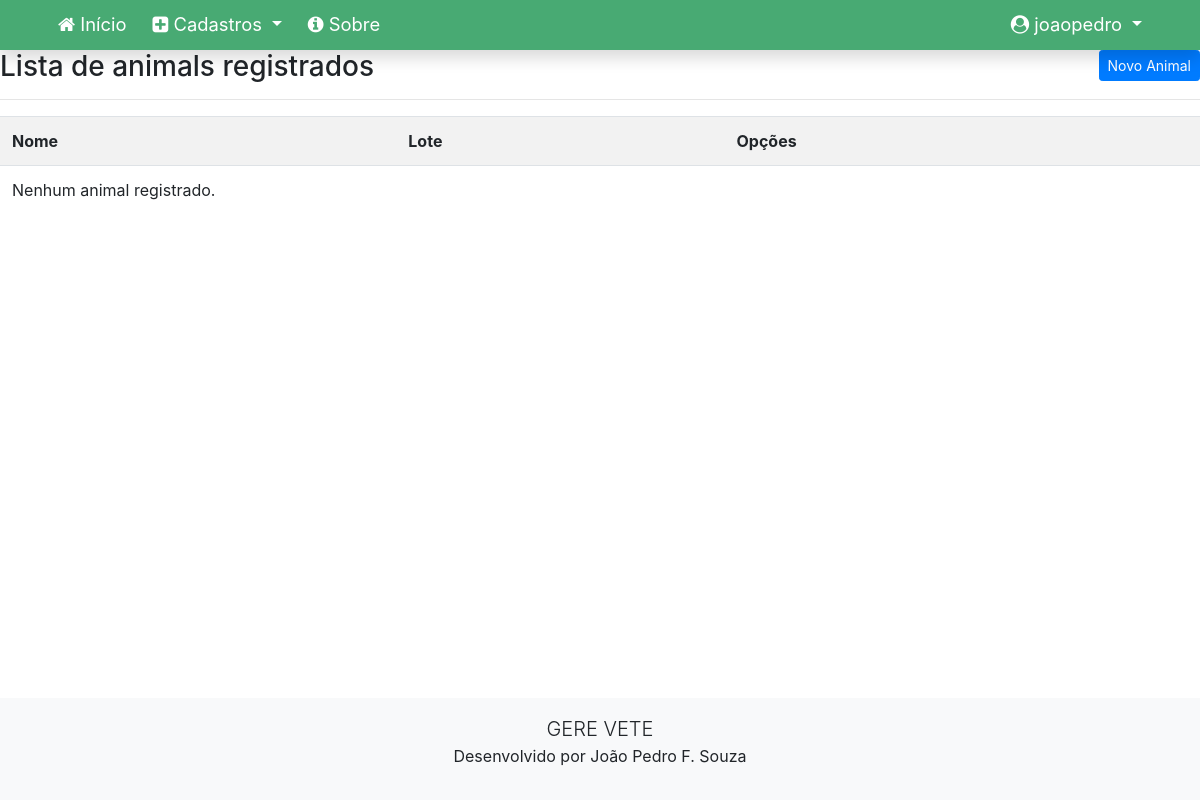
The page /listar/animais/ (signed in) on the database as committed earlier.
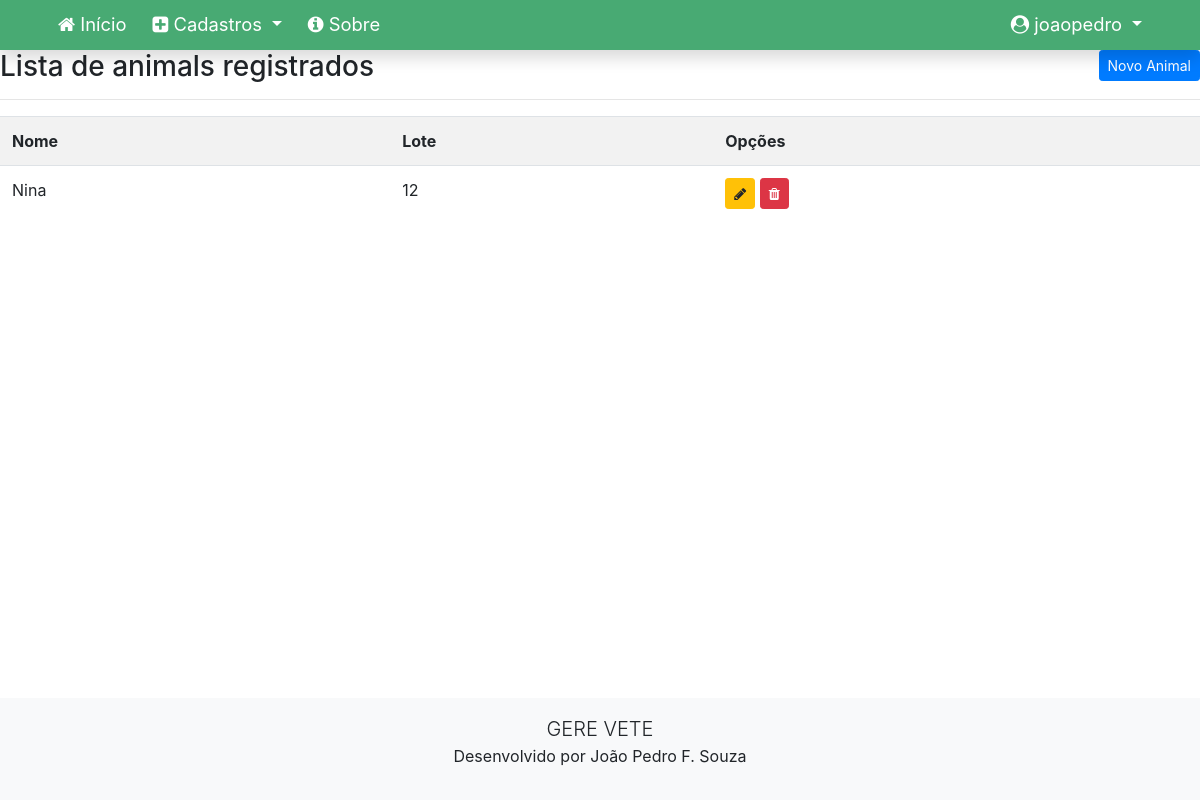
The same page on the database as committed later.
### cadastros/models.py (models this page shows, shortened)
class Animal(models.Model):
    nome = models.CharField(max_length=100)
    lote = models.CharField(max_length=100)
    nomePai = models.CharField(max_length=100)
    numeroPai = models.CharField(max_length=100)
    nomeMae = models.CharField(max_length=100)
    numeroMae = models.CharField(max_length=100)
    motivoBaixa = models.CharField(max_length=100)
    partosNaoLancados = models.IntegerField()
    dataNascimento = models.DateField()
    dataBaixa = models.DateField()
    fazenda = models.ForeignKey(Fazenda, on_delete=models.CASCADE)
    usuario = models.ForeignKey(User, on_delete=models.PROTECT)

### cadastros/views.py (the view)
# urls.py: path('listar/animais/', AnimalList.as_view(), name='animal-list'),
class AnimalList(LoginRequiredMixin, ListView):
    login_url = reverse_lazy('login')
    model = Animal
    template_name = 'cadastros/listas/animal.html'
    def get_queryset(self):
        self.object_list = Animal.objects.filter(usuario=self.request.user)
        return self.object_list

### cadastros/templates/cadastros/listas/animal.html (shortened to what this page needs)
{% extends 'paginas/modelo-blue-deep.html' %}
{% load static %}
{% block conteudo %}
<h3>
    Lista de animals registrados
    <a href="{% url 'animal-create' %}" class="btn btn-primary btn-sm float-right">Novo Animal</a>
</h3>
<hr>
<div class="table-responsive">
    <table class="table table-striped">
        <tr>
            <th>Nome</th>
            <th>Lote</th>
            <th>Opções</th>
        </tr>
        {% for animal in object_list %}
        <tr>
            <td>{{ animal.nome }}</td>
            <td>{{ animal.lote }}</td>
            <td>
                <a href="{% url 'animal-update' animal.pk %}" class="btn btn-warning btn-sm" title="Editar">
                    <i class="fa fa-pencil" aria-hidden="true"></i>
                </a>
                <a href="{% url 'animal-delete' animal.pk %}" class="btn btn-danger btn-sm" title="Excluir">
                    <i class="fa fa-trash" aria-hidden="true"></i>
                </a>
            </td>
        </tr>
        {% empty %}
        <tr>
            <td colspan="3">Nenhum animal registrado.</td>
        </tr>
        {% endfor %}
    </table>
</div>
{% endblock %}

Rows that differ between the two databases and show on the page:
added Animal: nome "Nina", lote "12"
Other text that changed with them:
text no longer shown: "Nenhum animal registrado."
